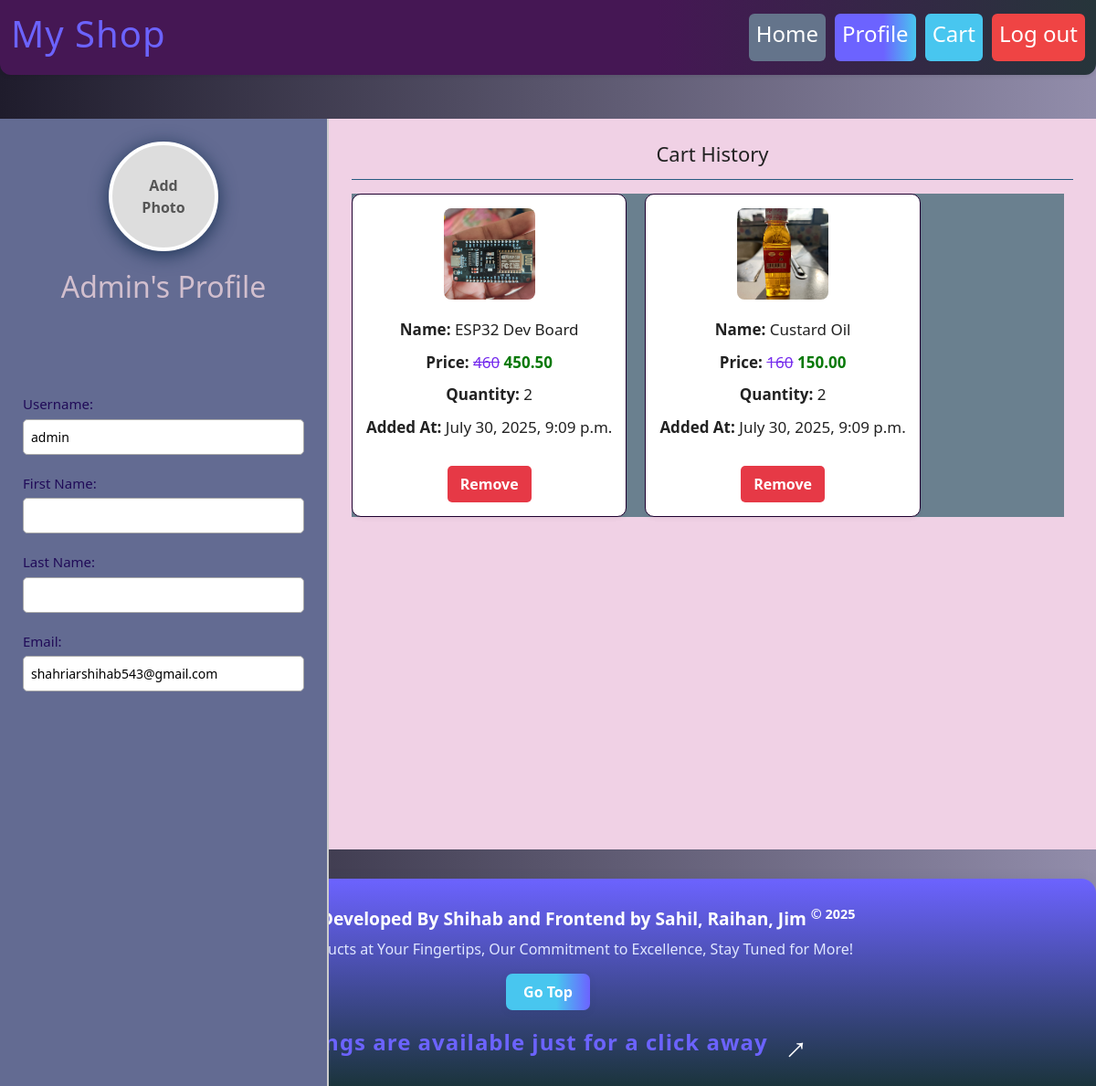
/accounts/profile/ (signed in), run on an earlier commit of the app's database.
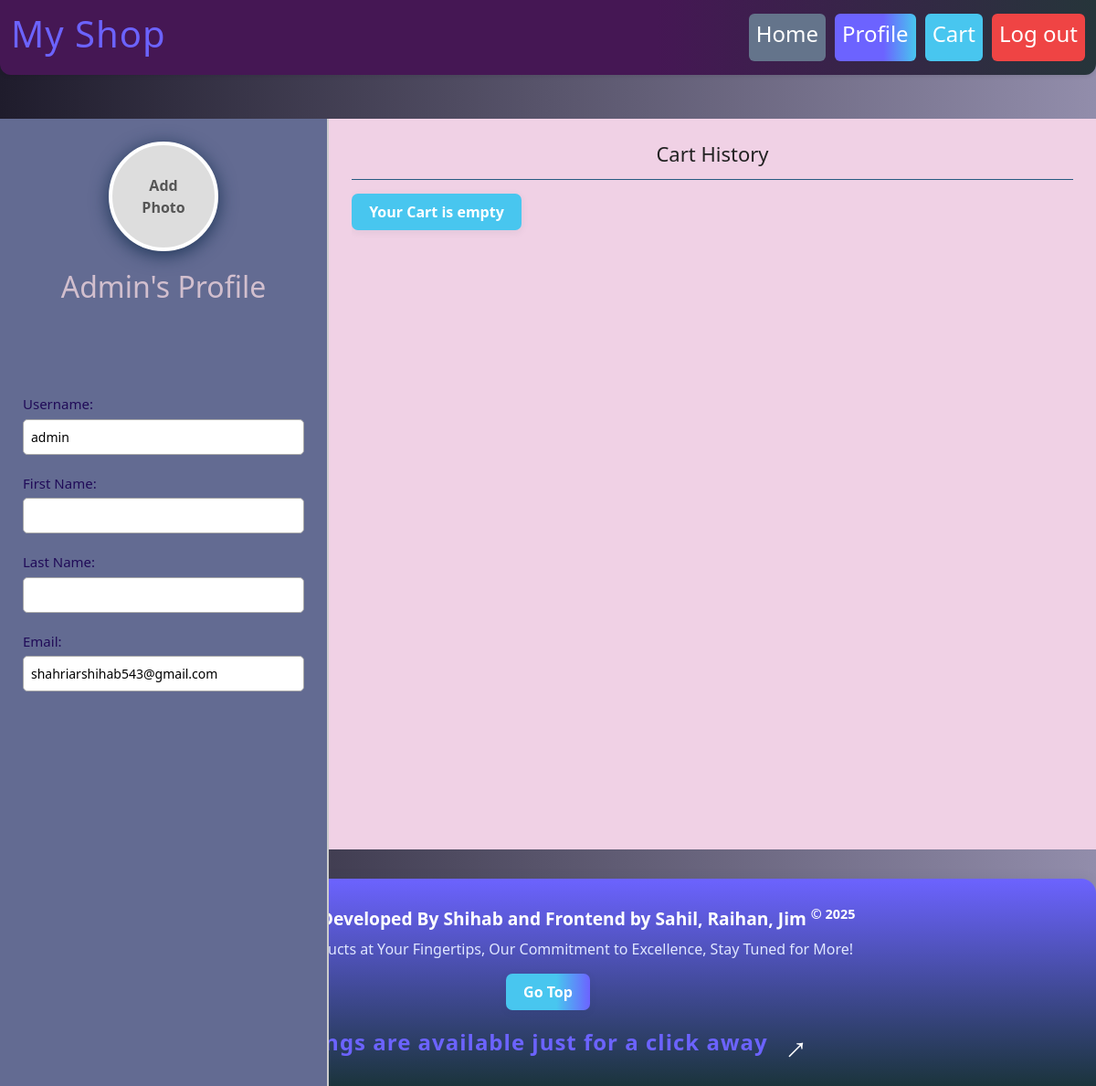
And on a later commit of the database.
### Products/models.py (models this page shows, shortened)
class CartItem(models.Model):
    user = models.ForeignKey(User, on_delete=models.CASCADE)
    product = models.ForeignKey(Product, on_delete=models.CASCADE)
    quantity = models.PositiveIntegerField(default=1)
    added_at = models.DateTimeField(auto_now_add=True)
    class Meta:
        unique_together = ('user', 'product')

class Product(models.Model):
    category = models.ManyToManyField(Category)
    title = models.CharField(max_length=100)
    description = models.TextField(max_length=300)
    price = models.DecimalField(max_digits=10, decimal_places=2,default=0.00)
    image = models.ImageField(upload_to='products/', blank=True, null=True)
    cart_user = models.ManyToManyField(User, related_name='cart', blank=True)
    launched_date = models.DateTimeField(auto_now_add=True)

### UserAccounts/views.py (the view)
# urls.py: path('profile/', UserProfileView.as_view(), name='profile'),
@method_decorator(login_required, name='dispatch')
class UserProfileView(View):
    template_name = 'profile.html'
    def get(self, request, *args, **kwargs):
        cart_items = CartItem.objects.filter(user=request.user)
        return render(request, self.template_name, {'cart_items': cart_items})

### UserAccounts/templates/profile.html (shortened to what this page needs)
{% extends 'base.html' %}
{% load static %}
{% block content %}
<div class="profile-full-wrapper" style="display: flex;min-height: 80vh;background: linear-gradient(120deg, #f6f7fb 0%, #e0c3fc 100%);">
  <aside class="profile-sidebar">
    <div class="profile-header">
      <div class="profile-img-label">
        {% if user.profile_image %}
        <img
          class="profile-img"
          src="{{ user.profile_image.url }}"
          alt="Profile"
        />
        {% else %}
        <div class="profile-img-placeholder">Add Photo</div>
        {% endif %}
      </div>
      <h2>{{ user.username|capfirst }}'s Profile</h2>
    </div>
    <form class="profile-form">
      <label>Username:</label>
      <input type="text" value="{{ user.username }}" readonly />
      <label>First Name:</label>
      <input type="text" value="{{ user.first_name }}" readonly />
      <label>Last Name:</label>
      <input type="text" value="{{ user.last_name }}" readonly />
      <label>Email:</label>
      <input type="email" value="{{ user.email }}" readonly />
    </form>
  </aside>
  <main class="profile-main">
    <h2 style="margin-bottom: 15px;text-align: center;font-size: 22px;color: #222;">
      Cart History
    </h2>
    <div class="cart-list">
      {% if cart_items %}
      <div class="cart-items-grid">
        {% for item in cart_items %}
        <div class="cart-item">
          <div class="cart-item-img-wrapper">
            {% if item.product.image %}
            <img
              src="{{ item.product.image.url }}"
              alt="{{ item.product.title }}"
            />
            {% endif %}
          </div>
          <div class="cart-item-info">
            <p><strong>Name:</strong> {{ item.product.title }}</p>
            <p>
              <strong>Price:</strong> <s>{{ item.product.price|add:10 }}</s>
              <span class="discounted"
                >{{ item.product.price|floatformat:2 }}</span
              >
            </p>
            <p><strong>Quantity:</strong> {{ item.quantity }}</p>
            <p><strong>Added At:</strong> {{ item.added_at }}</p>
          </div>
          <div class="cart-item-action">
            <a
              class="btn btn-danger"
              href="{% url 'remove_from_cart' item.product.id %}"
              >Remove</a
            >
          </div>
        </div>
        {% endfor %}
      </div>
      {% else %}
      <div class="empty-cart">
        <h3 class="btn btn-primary">Your Cart is empty</h3>
      </div>
      {% endif %}
    </div>
  </main>
</div>
{% endblock %}

### templates/base.html (shortened to what this page needs)
{% load static %}
{% load crispy_forms_tags %}
<!DOCTYPE html>
<html lang="en">
<head>
    <link
      href="https://cdn.jsdelivr.net/npm/bootstrap@5.3.2/dist/css/bootstrap.min.css"
      rel="stylesheet"
    />
    <link rel="stylesheet" href="{% static 'css/style.css' %}">
</head>
<body class="d-flex flex-column min-vh-100">
    <nav class="navbar navbar-expand-lg bg-white shadow-sm mb-3">
        <div class="container-fluid">
            <a class="navbar-brand tag-text" href="{% url 'home' %}"><h1>My Shop</h1></a>
              <div class="collapse navbar-collapse" id="navbarTogglerDemo02">
                <ul class="navbar-nav ms-auto mb-2 mb-lg-0" style="gap:10px">
                  <li class="nav-item">
                      <a class="nav-link btn btn-secondary" href="{% url 'home' %}"><h4>Home</h4></a>
                  </li>
                  {% if user.is_authenticated %}
                    <li class="nav-item">
                        <a class="nav-link btn btn-primary" href="{% url 'profile' %}"><h4>Profile</h4></a>
                    </li>
                    <li class="nav-item">
                        <a class="nav-link btn btn-info" href="{% url 'cart_detail' %}"><h4>Cart</h4></a>
                    </li>
                    <li class="nav-item">
                        <form method="POST" action="{% url 'logout' %}" style="display:inline;">
                            <button class="nav-link btn btn-danger" type="submit"><h4>Log out</h4></button>
                        </form>
                    </li>
                    {% endif %}
                </ul>
            </div>
        </div>
    </nav>
    <div class="content flex-fill">
        {% block content %}{% endblock %}
    </div>
    <footer class="footer mt-auto">
        <div class="container">
            <h5 class="footer-title">Backend Developed By Shihab and Frontend by Sahil, Raihan, Jim <sup>&copy; 2025</sup></h5>
            <p class="footer-text">Quality Products at Your Fingertips, Our Commitment to Excellence, Stay Tuned for More!</p>
            <a class="btn design-btn" onclick="scrollToTop()">Go Top</a>
            <h4 class="tag-text">
                Things are available just for a click away
                <span style="font-size: 1.5em; vertical-align: middle; color: white; display: inline-block; transform: rotate(-45deg);">&#x2192;</span>
            </h4>
        </div>
    </footer>
</body>
</html>

### static/css/style.css (style rules this page uses)
html, body { height: auto !important; margin: 0; font-family: 'Segoe UI', 'Roboto', Arial, sans-serif; background: linear-gradient(120deg, #f6f7fb 0%, #e0c3fc 100%); color: #222; }
body { background: linear-gradient(to right, #1f1c2c, #928dab); }
.tag-text { color: #6c63ff; font-weight: 700; letter-spacing: 1px; }
.navbar { box-shadow: 0 2px 8px rgba(44, 62, 80, 0.08); border-radius: 0 0 12px 12px; background: linear-gradient(90deg, #451754 60%, #26353a 100%); }
.btn-primary { background: linear-gradient(90deg, #6c63ff 60%, #48c6ef 100%); color: #fff; border: none; }
.btn-info { background: #48c6ef; color: #fff; border: none; }
.btn-danger { background: #ef4444; color: #fff; border: none; }
.btn-secondary { background: #64748b; color: #fff; border: none; }
.footer { background: linear-gradient(180deg, #6c63ff 0%, #1b343c 100%); padding: 32px 0 16px 0; text-align: center; margin-top: 32px; width: 100%; border-radius: 16px 16px 0 0; color: #fff; box-shadow: 0 -2px 12px rgba(44, 62, 80, 0.08); }
.footer-title { margin-bottom: 10px; font-weight: 700; font-size: 1.2rem; }
.footer-text { margin-bottom: 15px; font-size: 1rem; color: #e0e7ff; }
.design-btn { background: linear-gradient(90deg, #48c6ef 60%, #6c63ff 100%); border-radius: 7px; font-weight: bold; color: #fff; border: none; padding: 0.5rem 1.2rem; margin-bottom: 1rem; box-shadow: 0 2px 8px rgba(44, 62, 80, 0.08); }
.content { padding: 32px 0; }

### UserAccounts/templates/profile.html (style rules this page uses)
.profile-sidebar { width: 30%; background-color: #636b92; padding: 25px; border-right: 2px solid #ccc; position: fixed; height: 100%; overflow-y: auto; display: flex; flex-direction: column; align-items: center; }
.profile-header { position: relative; margin-bottom: 80px; text-align: center; }
.profile-img-label { position: relative; display: block; width: 120px; height: 120px; border-radius: 50%; background-color: #ddd; border: 4px solid white; box-shadow: 0 4px 20px #1d3557; cursor: pointer; overflow: hidden; margin: 0 auto; }
.profile-img-placeholder { position: absolute; top: 50%; left: 50%; transform: translate(-50%, -50%); color: #555; font-weight: bold; font-size: 16px; user-select: none; pointer-events: none; }
.profile-header h2 { margin-top: 20px; color: #d2bfce; }
.profile-form { width: 100%; }
.profile-form label { margin: 10px 0 5px; font-size: 15px; color: #200b58; }
.profile-form input, .profile-form select { width: 100%; padding: 8px; margin-bottom: 10px; border-radius: 5px; border: 1px solid #aaa; font-size: 14px; }
.profile-main { margin-left: 30%; padding: 25px; width: 70%; height: 100vh; display: flex; flex-direction: column; background-color: #f0d1e5; }
.cart-list { flex: 1; overflow-y: auto; padding-right: 10px; border-top: 1px solid #275a81; padding-top: 15px; }
.empty-cart h3 { background: #48c6ef; color: #fff; border-radius: 7px; font-weight: bold; border: none; padding: 0.5rem 1.2rem; margin-bottom: 1rem; box-shadow: 0 2px 8px rgba(44, 62, 80, 0.08); }

What changed in the data, as far as the page shows it:
removed CartItem: product.image (picture), product "ESP32 Dev Board", product.price|add "460", product.price "450.50", quantity "2", added_at "July 30, 2025, 9:09 p.m."
removed CartItem: product.image (picture), product "Custard Oil", product.price|add "160", product.price "150.00", quantity "2", added_at "July 30, 2025, 9:09 p.m."
Also different on the page:
text now shown: "Your Cart is empty"
